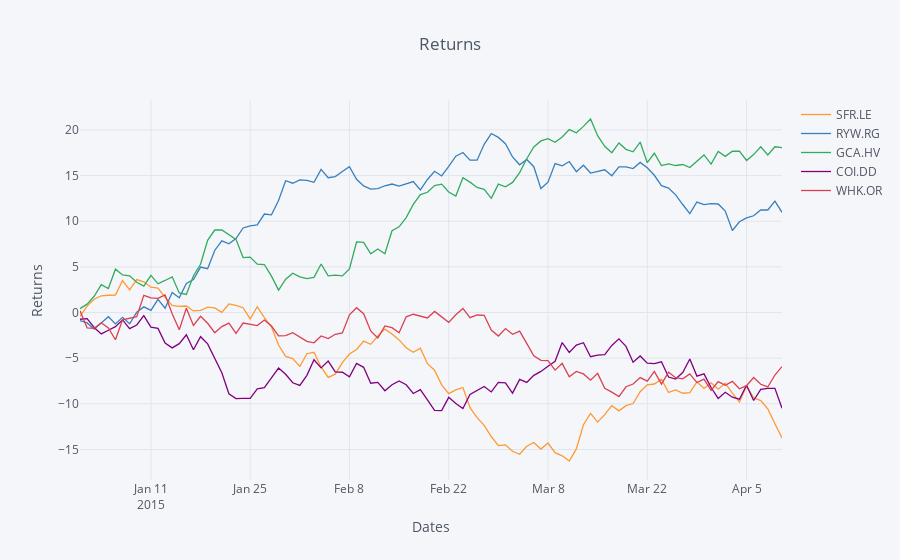

The notebook cell saved with this chart:
### Code cell
py.iplot(df.iplot(asFigure=True, kind='scatter', xTitle='Dates', yTitle='Returns', title='Returns'))
